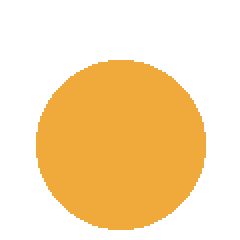
#> input picture example/main.gif, 120 x 120 px, given in place of main.png, which was not available (shown 2 times larger)
$ python make_icon.py
#> lines starting #> are read from the running program, lines starting #| are printed output that depends on the picture; after the words box and inside, x2 and y2 are one past the last pixel; in counts of white or black regions, pixels touching at a corner belong together; pictures that were not available may be replaced by others from this repository, and a replacement may not be noted
"""Builds app.ico (rounded corners, 16-256 px) from source.png.

    python tools/make_icon.py [source.png] [out.ico]

Each size is resized from the source and masked separately, so small icons keep
crisp, anti-aliased corners instead of being shrunk from the 256 px image.
"""
import sys
from pathlib import Path

from PIL import Image, ImageChops, ImageDraw

ROOT = Path(__file__).resolve().parent.parent
SIZES = [16, 20, 24, 32, 40, 48, 64, 256]
RADIUS = 0.22      # Corner radius as a fraction of the side (Windows 11 tiles ~0.2).
SUPERSAMPLE = 8    # Mask is drawn this much larger, then downsampled for anti-aliasing.


def rounded_mask(size: int) -> Image.Image:
    big = size * SUPERSAMPLE
    mask = Image.new("L", (big, big), 0)
    ImageDraw.Draw(mask).rounded_rectangle((0, 0, big - 1, big - 1), radius=round(big * RADIUS), fill=255)
    return mask.resize((size, size), Image.LANCZOS)


def make(src: Image.Image, size: int) -> Image.Image:
    im = src.resize((size, size), Image.LANCZOS)
    im.putalpha(ImageChops.multiply(im.getchannel("A"), rounded_mask(size)))
    return im


def main() -> None:
    src_path = Path(sys.argv[1]) if len(sys.argv) > 1 else ROOT / "main.png"
    out_path = Path(sys.argv[2]) if len(sys.argv) > 2 else ROOT / "app.ico"
    src = Image.open(src_path).convert("RGBA")
#> src is the input picture: PIL image 120x120 RGBA; mean R, G, B, A 94.2, 66.7, 23.6, 100.1
    side = min(src.size)  # Centre-crop to a square if needed.
#> side = 120
    left, top = (src.width - side) // 2, (src.height - side) // 2
#> left = 0; top = 0
    src = src.crop((left, top, left + side, top + side))
    images = [make(src, s) for s in SIZES]
#> in rounded_mask, `mask = Image.new("L", (big, big), 0)`: mask: PIL image 128x128 L; every value is 0
#> in rounded_mask, `ImageDraw.Draw(mask).rounded_rectangle((0, 0, big - 1, big - 1), radiu..`:
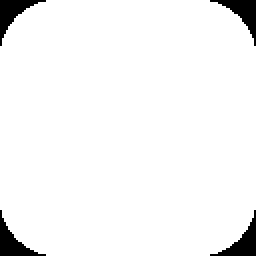
#> mask: PIL image 128x128 L (shown 2 times larger); 95.8% white; 4 black regions, box (x1, y1, x2, y2) and area: (0, 0, 23, 23) 174, (105, 0, 128, 23) 174, (0, 105, 23, 128) 174, (105, 105, 128, 128) 174
#> in rounded_mask (call 2), `mask = Image.new("L", (big, big), 0)`: mask: PIL image 160x160 L; every value is 0
#> in rounded_mask (call 2), `ImageDraw.Draw(mask).rounded_rectangle((0, 0, big - 1, big - 1), radiu..`: mask: PIL image 160x160 L; 95.7% white; 4 black regions, box (x1, y1, x2, y2) and area: (0, 0, 30, 30) 275, (130, 0, 160, 30) 275, (0, 130, 30, 160) 275, (130, 130, 160, 160) 275
#> in rounded_mask (call 3), `mask = Image.new("L", (big, big), 0)`: mask: PIL image 192x192 L; every value is 0
#> in rounded_mask (call 3), `ImageDraw.Draw(mask).rounded_rectangle((0, 0, big - 1, big - 1), radiu..`: mask: PIL image 192x192 L; 95.7% white; 4 black regions, box (x1, y1, x2, y2) and area: (0, 0, 36, 36) 393, (156, 0, 192, 36) 393, (0, 156, 36, 192) 393, (156, 156, 192, 192) 393
#> in rounded_mask (call 4), `mask = Image.new("L", (big, big), 0)`: mask: PIL image 256x256 L; every value is 0
#> in rounded_mask (call 4), `ImageDraw.Draw(mask).rounded_rectangle((0, 0, big - 1, big - 1), radiu..`: mask: PIL image 256x256 L; 95.8% white; 4 black regions, box (x1, y1, x2, y2) and area: (0, 0, 49, 49) 691, (207, 0, 256, 49) 691, (0, 207, 49, 256) 691, (207, 207, 256, 256) 691
#> in rounded_mask (call 5), `mask = Image.new("L", (big, big), 0)`: mask: PIL image 320x320 L; every value is 0
#> in rounded_mask (call 5), `ImageDraw.Draw(mask).rounded_rectangle((0, 0, big - 1, big - 1), radiu..`:
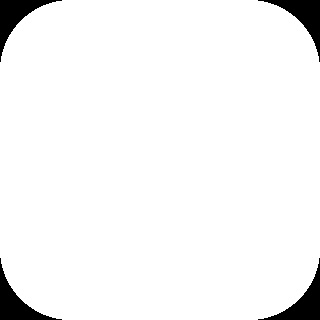
#> mask: PIL image 320x320 L; 95.8% white; 4 black regions, box (x1, y1, x2, y2) and area: (0, 0, 62, 62) 1071, (258, 0, 320, 62) 1071, (0, 258, 62, 320) 1071, (258, 258, 320, 320) 1071
#> in rounded_mask (call 5), `return mask.resize((size, size), Image.LANCZOS)`:
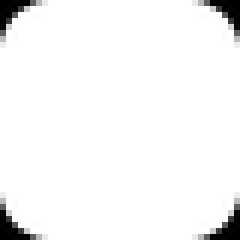
#> returned value: PIL image 40x40 L (shown 6 times larger); min 0, max 255, mean 244.4
#> in rounded_mask (call 6), `mask = Image.new("L", (big, big), 0)`: mask: PIL image 384x384 L; every value is 0
#> in rounded_mask (call 6), `ImageDraw.Draw(mask).rounded_rectangle((0, 0, big - 1, big - 1), radiu..`:
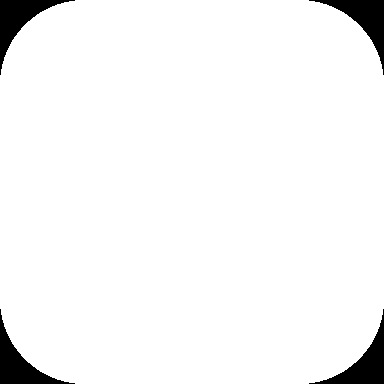
#> mask: PIL image 384x384 L; 95.8% white; 4 black regions, box (x1, y1, x2, y2) and area: (0, 0, 75, 75) 1539, (309, 0, 384, 75) 1539, (0, 309, 75, 384) 1539, (309, 309, 384, 384) 1539
#> in make (call 7), `im = src.resize((size, size), Image.LANCZOS)`:
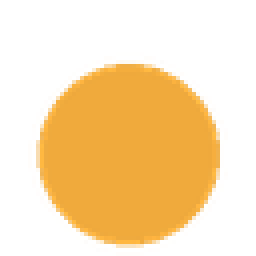
#> im: PIL image 64x64 RGBA (shown 4 times larger); mean R, G, B, A 109.1, 77.2, 26.9, 100.1; transparent parts drawn white
#> in rounded_mask (call 7), `mask = Image.new("L", (big, big), 0)`: mask: PIL image 512x512 L; every value is 0
#> in rounded_mask (call 7), `ImageDraw.Draw(mask).rounded_rectangle((0, 0, big - 1, big - 1), radiu..`:
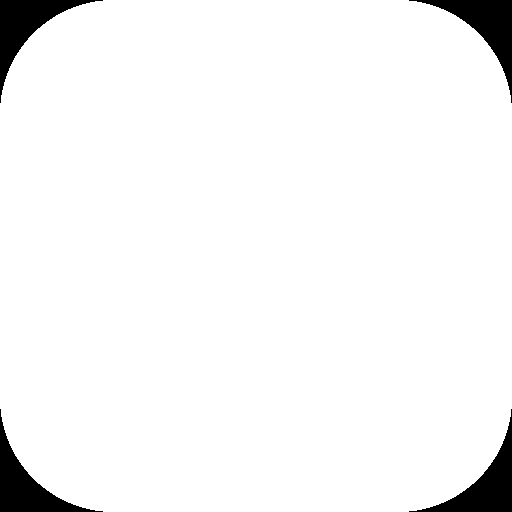
#> mask: PIL image 512x512 L; 95.8% white; 4 black regions, box (x1, y1, x2, y2) and area: (0, 0, 103, 103) 2775, (409, 0, 512, 103) 2775, (0, 409, 103, 512) 2775, (409, 409, 512, 512) 2775
#> in rounded_mask (call 8), `mask = Image.new("L", (big, big), 0)`: mask: PIL image 2048x2048 L; every value is 0
#> in rounded_mask (call 8), `ImageDraw.Draw(mask).rounded_rectangle((0, 0, big - 1, big - 1), radiu..`:
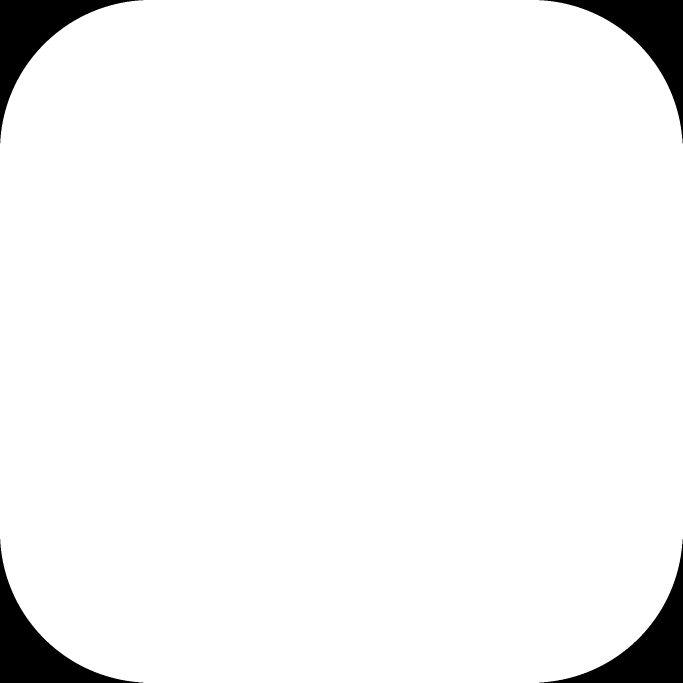
#> mask: PIL image 2048x2048 L (shown at 1/3 size); 95.8% white; 4 black regions, box (x1, y1, x2, y2) and area: (0, 0, 430, 430) 43768, (1618, 0, 2048, 430) 43768, (0, 1618, 430, 2048) 43768, (1618, 1618, 2048, 2048) 43768
#> images = 8 items
    largest = images[-1]
    largest.save(out_path, format="ICO", sizes=[(s, s) for s in SIZES], append_images=images[:-1])
    print(f"wrote {out_path} ({', '.join(map(str, SIZES))} px)")


if __name__ == "__main__":
    main()
